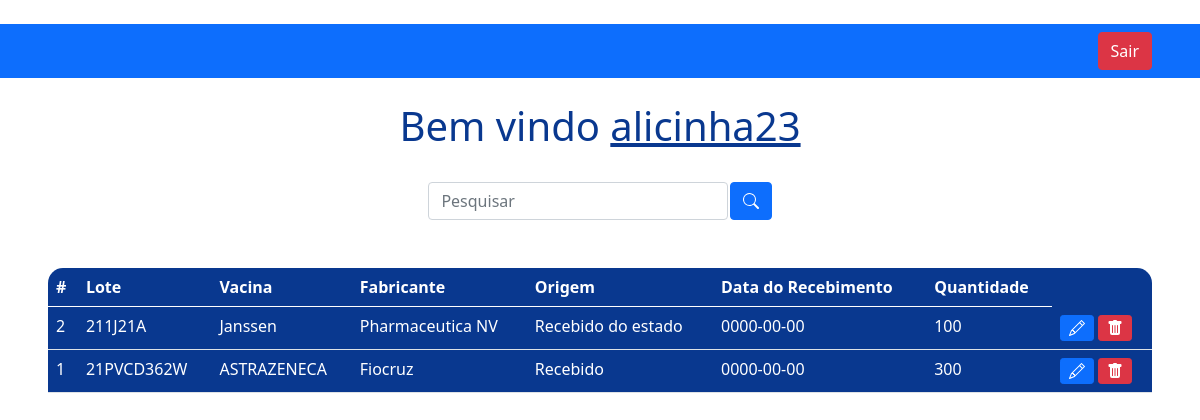
The page /estoque/vacina_estoque.php (signed in) on the database its author committed.
### tables this page shows
CREATE TABLE `vacina_cadastro` (
  `id` int NOT NULL AUTO_INCREMENT,
  `nome_vacina` varchar(100) NOT NULL,
  `fabricante` varchar(100) NOT NULL,
  `quantidade` varchar(100) NOT NULL,
  `lote` varchar(100) NOT NULL,
  `origem` varchar(300) NOT NULL,
  `dt_recebimento` date NOT NULL,
  `dt_fabricacao` date NOT NULL,
  `dt_validade` date NOT NULL,
  PRIMARY KEY (`id`),
  KEY `nome_vacina` (`nome_vacina`)
);

### estoque/vacina_estoque.php (the view, shortened to what this page needs)
<?php
    include_once('/posto/acoes/config.php');
    $logado = $_SESSION['usuario'];
    if(!empty($_GET['search']))
    {
        $data = $_GET['search'];
        $sql = "SELECT * FROM vacina_cadastro WHERE id LIKE '%$data%' or lote LIKE '%$data%' or ORDER BY id DESC";
    }
    else
    {
        $sql = "SELECT * FROM vacina_cadastro ORDER BY id DESC";
    }
    $result = $conexao->query($sql);
?>
<!DOCTYPE html>
<html lang="en">
<head>
    <link href="https://cdn.jsdelivr.net/npm/bootstrap@5.0.2/dist/css/bootstrap.min.css" rel="stylesheet">
</head>
<body>
    <nav class="navbar navbar-expand-lg navbar-dark bg-primary">
        <div class="container-fluid">
        </div>
        <div class="d-flex">
            <a href="sair.php" class="btn btn-danger me-5">Sair</a>
        </div>
    </nav>
    <br>
    <?php
        echo "<h1>Bem vindo <u>$logado</u></h1>";
    ?>
    <br>
    <div class="box-search">
        <input type="search" class="form-control w-25" placeholder="Pesquisar" id="pesquisar">
        <button onclick="searchData()" class="btn btn-primary">
        </button>
    </div>
    <div class="m-5">
        <table class="table text-white table-bg">
            <thead>
                <tr>
                    <th scope="col">#</th>
                    <th scope="col">Lote</th>
                    <th scope="col">Vacina</th>
                    <th scope="col">Fabricante</th>
                    <th scope="col">Origem</th>
                    <th scope="col">Data do Recebimento</th>
                    <th scope="col">Quantidade</th>
                </tr>
            </thead>
            <tbody>
                <?php
                    while($user_data = mysqli_fetch_assoc($result)) {
                        echo "<td>".$user_data['id']."</td>";
                        echo "<td>".$user_data['lote']."</td>";
                        echo "<td>".$user_data['nome_vacina']."</td>";
                        echo "<td>".$user_data['fabricante']."</td>";
                        echo "<td>".$user_data['origem']."</td>";
                        echo "<td>".$user_data['dt_recebimento']."</td>";
                        echo "<td>".$user_data['quantidade']."</td>";
                        echo "<td>
                        <a class='btn btn-sm btn-primary' href='edit_vacinas.php?id=$user_data[id]' title='Editar'>
                            <svg xmlns='http://www.w3.org/2000/svg' width='16' height='16' fill='currentColor' class='bi bi-pencil' viewBox='0 0 16 16'>
                                <path d='M12.146.146a.5.5 0 0 1 .708 0l3 3a.5.5 0 0 1 0 .708l-10 10a.5.5 0 0 1-.168.11l-5 2a.5.5 0 0 1-.65-.65l2-5a.5.5 0 0 1 .11-.168l10-10zM11.207 2.5 13.5 4.793 14.793 3.5 12.5 1.207 11.207 2.5zm1.586 3L10.5 3.207 4 9.707V10h.5a.5.5 0 0 1 .5.5v.5h.5a.5.5 0 0 1 .5.5v.5h.293l6.5-6.5zm-9.761 5.175-.106.106-1.528 3.821 3.821-1.528.106-.106A.5.5 0 0 1 5 12.5V12h-.5a.5.5 0 0 1-.5-.5V11h-.5a.5.5 0 0 1-.468-.325z'/>
                            </svg>
                            </a>
                            <a class='btn btn-sm btn-danger' href='delete.php?id=$user_data[id]' title='Deletar'>
                                <svg xmlns='http://www.w3.org/2000/svg' width='16' height='16' fill='currentColor' class='bi bi-trash-fill' viewBox='0 0 16 16'>
                                    <path d='M2.5 1a1 1 0 0 0-1 1v1a1 1 0 0 0 1 1H3v9a2 2 0 0 0 2 2h6a2 2 0 0 0 2-2V4h.5a1 1 0 0 0 1-1V2a1 1 0 0 0-1-1H10a1 1 0 0 0-1-1H7a1 1 0 0 0-1 1H2.5zm3 4a.5.5 0 0 1 .5.5v7a.5.5 0 0 1-1 0v-7a.5.5 0 0 1 .5-.5zM8 5a.5.5 0 0 1 .5.5v7a.5.5 0 0 1-1 0v-7A.5.5 0 0 1 8 5zm3 .5v7a.5.5 0 0 1-1 0v-7a.5.5 0 0 1 1 0z'/>
                                </svg>
                            </a>
                            </td>";
                    }
                    ?>
            </tbody>
        </table>
    </div>
</body>
</html>

### estoque/vacina_estoque.php (style rules this page uses)
body { background-image:"/posto/imagens_sistema/back_sistema.jpg"; background-size: cover; color: white; text-align: center; }
.table-bg { background: #09388f; border-radius: 15px 15px 0 0; }
.box-search { display: flex; justify-content: center; gap: .1%; }
h1 { color:#09388f; }

### rows shown on the page
vacina_cadastro: id "2", lote "211J21A", nome_vacina "Janssen", fabricante "Pharmaceutica NV", origem "Recebido do estado", dt_recebimento "0000-00-00", quantidade "100"
vacina_cadastro: id "1", lote "21PVCD362W", nome_vacina "ASTRAZENECA", fabricante "Fiocruz", origem "Recebido", dt_recebimento "0000-00-00", quantidade "300"

### other values the page prints
$logado "alicinha23"
